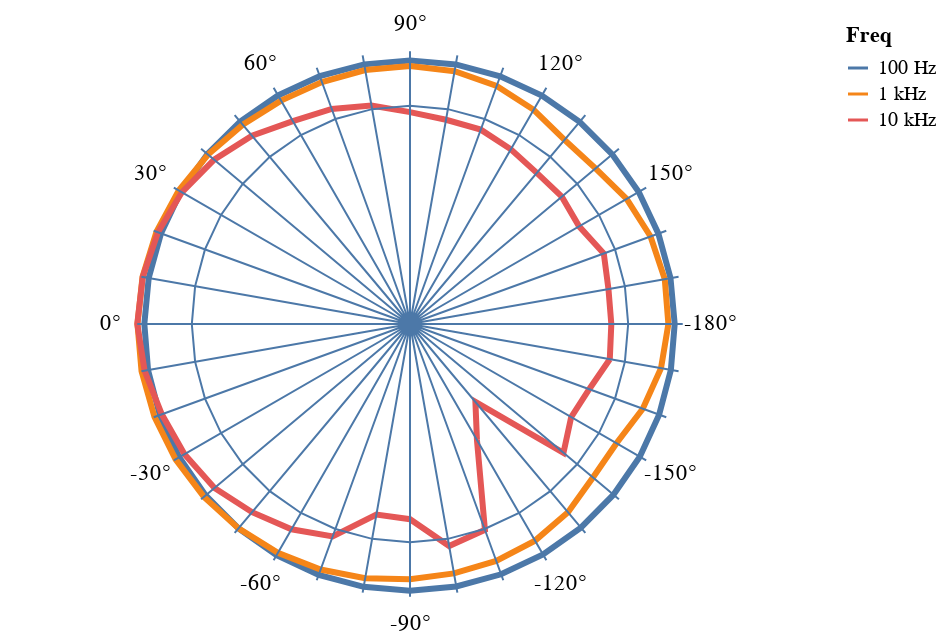

Notebook code cell kept with this figure:
### Code cell
import math
import pandas as pd
import numpy as np

spl = neumann['SPL Horizontal']

radius=0
anglelist = [a for a in range(-180,180,10)]
grid0 = [(radius*math.cos(p*math.pi/180), radius*math.sin(p*math.pi/180)) for p in anglelist]
radius=1
gridC = [(radius*math.cos(p*math.pi/180), radius*math.sin(p*math.pi/180)) for p in anglelist]
gridX = [(g0[0],gC[0]) for (g0, gC) in zip(grid0, gridC)] 
gridX = [s for s2 in gridX for s in s2]
gridY = [(g0[1],gC[1]) for (g0, gC) in zip(grid0, gridC)] 
gridY = [s for s2 in gridY for s in s2]

def build_circle(radius):
    circleC = [radius for i in range(0, len(anglelist)+1)]
    circleX = [circleC[i]*math.cos(anglelist[i]*math.pi/180) for i in range(0,len(anglelist))]
    circleY = [circleC[i]*math.sin(anglelist[i]*math.pi/180) for i in range(0,len(anglelist))]
    circleX.append(circleX[0])
    circleY.append(circleY[0])
    return circleX, circleY

#for g in zip(gridX, gridY):
#    print('line from %d, %d' % g)

splu = neumann['SPL Vertical_unmelted']
# 100hz 47
#  1khz 113
# 10khz 180
def hzname(i):
    if i == 47:
        return '100 Hz'
    elif i == 113:
        return '1 kHz'
    elif i == 180:
        return '10 kHz'
    else:
        return 'error'

def project(gridZ):
    angles = []
    values = {}
    dbs = []
    for a, z in zip(gridZ.index,gridZ):
        angle = 0
        if a != 'On-Axis':
            angle = int(a[:-1])
        angles.append(angle)
        dbs.append(z)

    # map in 2d
    dbsX = [db*math.cos(a*math.pi/180) for a,db in zip(angles, dbs)]
    dbsY = [db*math.sin(a*math.pi/180) for a,db in zip(angles, dbs)]
    # join with first point (-180=180)
    dbsX.append(dbsX[0])
    dbsY.append(dbsY[0])
    # 
    return dbsX, dbsY, [ihz for i in range(0,len(dbsX))]

dbX = []
dbY = []
hzZ = []
for ihz in [47, 113, 180]:
    X, Y, Z = project(splu.loc[ihz][1:])
    # add to global variable
    dbX.append(X)
    dbY.append(Y)
    hzZ.append(Z)

dbmax = max(np.array(dbX).max(), np.array(dbY).max())
dbX = [v2/dbmax for v1 in dbX for v2 in v1]
dbY = [v2/dbmax for v1 in dbY for v2 in v1]
hzZ = [hzname(i2) for i1 in hzZ for i2 in i1]

grid_df = pd.DataFrame({'x': gridX, 'y': gridY })
grid = alt.Chart(grid_df).mark_line(
).encode(
   alt.Latitude('x:Q'), 
   alt.Longitude('y:Q'),
   size=alt.value(1)
).project(
   type='azimuthalEquidistant',
   rotate=[0, 0, 90]   
)

circleX, circleY = build_circle(0.8)
circle_df = pd.DataFrame({'x': circleX, 'y': circleY })
circle = alt.Chart(circle_df).mark_line(
).encode(
   alt.Latitude('x:Q'), 
   alt.Longitude('y:Q'),
   size=alt.value(1)
).project(
   type='azimuthalEquidistant',
   rotate=[0, 0, 90]   
)

def angle2str(a):
    if a % 30 == 0:
        return '{:d}°'.format(a)
    else:
        return ''

textX, textY = build_circle(1.1)
textT = [angle2str(a) for a in anglelist] + ['']
text_df = pd.DataFrame({'x': textX, 'y': textY, 'text': textT })
text = alt.Chart(text_df).mark_text(
).encode(
   alt.Latitude('x:Q'), 
   alt.Longitude('y:Q'),
   text='text:O'
).project(
   type='azimuthalEquidistant',
   rotate=[0, 0, 90]   
)

dbs_df = pd.DataFrame({'x': dbX, 'y': dbY, 'Freq': hzZ })
dbs = alt.Chart(dbs_df).mark_line(
).encode(
   alt.Latitude('x:Q'), 
   alt.Longitude('y:Q'),
   alt.Color('Freq:N', sort=None),
   size=alt.value(3)
).project(
   type='azimuthalEquidistant',
   rotate=[0, 0, 90]   
)

dbs+grid+circle+text

### Figure 1 — Vega-Lite specification as saved in the notebook (floating-point values rounded to 4 significant figures)
{"config": {"view": {"continuousWidth": 400, "continuousHeight": 300}}, "layer": [{"data": {"name": "data-b753f20eb1bc0598d5f9f860665291d8"}, "mark": "line", "encoding": {"color": {"type": "nominal", "field": "Freq", "sort": null}, "latitude": {"field": "x", "type": "quantitative"}, "longitude": {"field": "y", "type": "quantitative"}, "size": {"value": 3}}, "projection": {"rotate": [0, 0, 90], "type": "azimuthalEquidistant"}}, {"data": {"name": "data-7c7aef05102daf61004d9e58850b5b42"}, "mark": "line", "encoding": {"latitude": {"field": "x", "type": "quantitative"}, "longitude": {"field": "y", "type": "quantitative"}, "size": {"value": 1}}, "projection": {"rotate": [0, 0, 90], "type": "azimuthalEquidistant"}}, {"data": {"name": "data-fabb6ce13191712752ba44889226139d"}, "mark": "line", "encoding": {"latitude": {"field": "x", "type": "quantitative"}, "longitude": {"field": "y", "type": "quantitative"}, "size": {"value": 1}}, "projection": {"rotate": [0, 0, 90], "type": "azimuthalEquidistant"}}, {"data": {"name": "data-62c8714fe02494b52fbe86b14c9bbe93"}, "mark": "text", "encoding": {"latitude": {"field": "x", "type": "quantitative"}, "longitude": {"field": "y", "type": "quantitative"}, "text": {"type": "ordinal", "field": "text"}}, "projection": {"rotate": [0, 0, 90], "type": "azimuthalEquidistant"}}], "$schema": "https://vega.github.io/schema/vega-lite/v4.0.2.json", "datasets": {"data-b753f20eb1bc0598d5f9f860665291d8": [{"x": -0.9565, "y": -0.1687, "Freq": "100 Hz"}, {"x": -0.9134, "y": -0.3325, "Freq": "100 Hz"}, {"x": -0.8426, "y": -0.4864, "Freq": "100 Hz"}, {"x": -0.746, "y": -0.6259, "Freq": "100 Hz"}, {"x": -0.6266, "y": -0.7467, "Freq": "100 Hz"}, {"x": -0.4878, "y": -0.845, "Freq": "100 Hz"}, {"x": -0.334, "y": -0.9177, "Freq": "100 Hz"}, {"x": -0.1697, "y": -0.9625, "Freq": "100 Hz"}, {"x": 5.989e-17, "y": -0.978, "Freq": "100 Hz"}, {"x": 0.1699, "y": -0.9636, "Freq": "100 Hz"}, {"x": 0.3347, "y": -0.9197, "Freq": "100 Hz"}, {"x": 0.4894, "y": -0.8476, "Freq": "100 Hz"}, {"x": 0.6289, "y": -0.7495, "Freq": "100 Hz"}, {"x": 0.7492, "y": -0.6286, "Freq": "100 Hz"}, {"x": 0.8463, "y": -0.4886, "Freq": "100 Hz"}, {"x": 0.9174, "y": -0.3339, "Freq": "100 Hz"}, {"x": 0.9604, "y": -0.1694, "Freq": "100 Hz"}, {"x": 0.9741, "y": 0.0, "Freq": "100 Hz"}, {"x": 0.9581, "y": 0.1689, "Freq": "100 Hz"}, {"x": 0.913, "y": 0.3323, "Freq": "100 Hz"}, {"x": 0.8404, "y": 0.4852, "Freq": "100 Hz"}, {"x": 0.7426, "y": 0.6231, "Freq": "100 Hz"}, {"x": 0.6225, "y": 0.7419, "Freq": "100 Hz"}, {"x": 0.4838, "y": 0.838, "Freq": "100 Hz"}, {"x": 0.3307, "y": 0.9087, "Freq": "100 Hz"}, {"x": 0.1679, "y": 0.952, "Freq": "100 Hz"}, {"x": 5.918e-17, "y": 0.9665, "Freq": "100 Hz"}, {"x": -0.1678, "y": 0.9518, "Freq": "100 Hz"}, {"x": -0.3306, "y": 0.9084, "Freq": "100 Hz"}, {"x": -0.4835, "y": 0.8374, "Freq": "100 Hz"}, {"x": -0.6218, "y": 0.7411, "Freq": "100 Hz"}, {"x": -0.7415, "y": 0.6222, "Freq": "100 Hz"}, {"x": -0.8388, "y": 0.4843, "Freq": "100 Hz"}, {"x": -0.9107, "y": 0.3315, "Freq": "100 Hz"}, {"x": -0.9551, "y": 0.1684, "Freq": "100 Hz"}, {"x": -0.9705, "y": 1.189e-16, "Freq": "100 Hz"}, {"x": -0.9565, "y": -0.1687, "Freq": "100 Hz"}, {"x": -0.9203, "y": -0.1623, "Freq": "1 kHz"}, {"x": -0.8535, "y": -0.3106, "Freq": "1 kHz"}, {"x": -0.7572, "y": -0.4371, "Freq": "1 kHz"}, {"x": -0.6708, "y": -0.5628, "Freq": "1 kHz"}, {"x": -0.5794, "y": -0.6904, "Freq": "1 kHz"}, {"x": -0.4586, "y": -0.7943, "Freq": "1 kHz"}, {"x": -0.3161, "y": -0.8684, "Freq": "1 kHz"}, {"x": -0.1612, "y": -0.9143, "Freq": "1 kHz"}, {"x": 5.728e-17, "y": -0.9355, "Freq": "1 kHz"}, {"x": 0.1643, "y": -0.9319, "Freq": "1 kHz"}, {"x": 0.3277, "y": -0.9003, "Freq": "1 kHz"}, {"x": 0.4845, "y": -0.8391, "Freq": "1 kHz"}, {"x": 0.6288, "y": -0.7494, "Freq": "1 kHz"}, {"x": 0.7554, "y": -0.6338, "Freq": "1 kHz"}, {"x": 0.8594, "y": -0.4962, "Freq": "1 kHz"}, {"x": 0.9369, "y": -0.341, "Freq": "1 kHz"}, {"x": 0.9843, "y": -0.1736, "Freq": "1 kHz"}, {"x": 0.9993, "y": 0.0, "Freq": "1 kHz"}, {"x": 0.9808, "y": 0.1729, "Freq": "1 kHz"}, {"x": 0.9295, "y": 0.3383, "Freq": "1 kHz"}, {"x": 0.8478, "y": 0.4895, "Freq": "1 kHz"}, {"x": 0.7404, "y": 0.6212, "Freq": "1 kHz"}, {"x": 0.6133, "y": 0.7308, "Freq": "1 kHz"}, {"x": 0.4729, "y": 0.819, "Freq": "1 kHz"}, {"x": 0.3228, "y": 0.8869, "Freq": "1 kHz"}, {"x": 0.1642, "y": 0.9311, "Freq": "1 kHz"}, {"x": 5.792e-17, "y": 0.9459, "Freq": "1 kHz"}, {"x": -0.1635, "y": 0.9271, "Freq": "1 kHz"}, {"x": -0.3178, "y": 0.8731, "Freq": "1 kHz"}, {"x": -0.4535, "y": 0.7856, "Freq": "1 kHz"}, {"x": -0.5666, "y": 0.6753, "Freq": "1 kHz"}, {"x": -0.6801, "y": 0.5707, "Freq": "1 kHz"}, {"x": -0.7943, "y": 0.4586, "Freq": "1 kHz"}, {"x": -0.882, "y": 0.321, "Freq": "1 kHz"}, {"x": -0.9341, "y": 0.1647, "Freq": "1 kHz"}, {"x": -0.9474, "y": 1.16e-16, "Freq": "1 kHz"}, {"x": -0.9203, "y": -0.1623, "Freq": "1 kHz"}, {"x": -0.7326, "y": -0.1292, "Freq": "10 kHz"}, {"x": -0.6571, "y": -0.2392, "Freq": "10 kHz"}, {"x": -0.5909, "y": -0.3412, "Freq": "10 kHz"}, {"x": -0.5627, "y": -0.4721, "Freq": "10 kHz"}, {"x": -0.2398, "y": -0.2858, "Freq": "10 kHz"}, {"x": -0.2455, "y": -0.4252, "Freq": "10 kHz"}, {"x": -0.2747, "y": -0.7548, "Freq": "10 kHz"}, {"x": -0.1435, "y": -0.8138, "Freq": "10 kHz"}, {"x": 4.382e-17, "y": -0.7156, "Freq": "10 kHz"}, {"x": 0.1232, "y": -0.699, "Freq": "10 kHz"}, {"x": 0.2835, "y": -0.7789, "Freq": "10 kHz"}, {"x": 0.4346, "y": -0.7528, "Freq": "10 kHz"}, {"x": 0.579, "y": -0.6901, "Freq": "10 kHz"}, {"x": 0.7168, "y": -0.6014, "Freq": "10 kHz"}, {"x": 0.8268, "y": -0.4773, "Freq": "10 kHz"}, {"x": 0.91, "y": -0.3312, "Freq": "10 kHz"}, {"x": 0.9732, "y": -0.1716, "Freq": "10 kHz"}, {"x": 1.0, "y": 0.0, "Freq": "10 kHz"}, {"x": 0.9799, "y": 0.1728, "Freq": "10 kHz"}, {"x": 0.924, "y": 0.3363, "Freq": "10 kHz"}, {"x": 0.8365, "y": 0.483, "Freq": "10 kHz"}, {"x": 0.7181, "y": 0.6025, "Freq": "10 kHz"}, {"x": 0.5794, "y": 0.6905, "Freq": "10 kHz"}, {"x": 0.4295, "y": 0.7439, "Freq": "10 kHz"}, {"x": 0.287, "y": 0.7885, "Freq": "10 kHz"}, {"x": 0.1412, "y": 0.8007, "Freq": "10 kHz"}, {"x": 4.757e-17, "y": 0.7768, "Freq": "10 kHz"}, {"x": -0.132, "y": 0.7489, "Freq": "10 kHz"}, {"x": -0.2594, "y": 0.7127, "Freq": "10 kHz"}, {"x": -0.3698, "y": 0.6405, "Freq": "10 kHz"}, {"x": -0.4649, "y": 0.554, "Freq": "10 kHz"}, {"x": -0.5565, "y": 0.467, "Freq": "10 kHz"}, {"x": -0.62, "y": 0.358, "Freq": "10 kHz"}, {"x": -0.7105, "y": 0.2586, "Freq": "10 kHz"}, {"x": -0.7277, "y": 0.1283, "Freq": "10 kHz"}, {"x": -0.7382, "y": 9.04e-17, "Freq": "10 kHz"}, {"x": -0.7326, "y": -0.1292, "Freq": "10 kHz"}], "data-7c7aef05102daf61004d9e58850b5b42": [{"x": -0.0, "y": -0.0}, {"x": -1.0, "y": -1.225e-16}, {"x": -0.0, "y": -0.0}, {"x": -0.9848, "y": -0.1736}, {"x": -0.0, "y": -0.0}, {"x": -0.9397, "y": -0.342}, {"x": -0.0, "y": -0.0}, {"x": -0.866, "y": -0.5}, {"x": -0.0, "y": -0.0}, {"x": -0.766, "y": -0.6428}, {"x": -0.0, "y": -0.0}, {"x": -0.6428, "y": -0.766}, {"x": -0.0, "y": -0.0}, {"x": -0.5, "y": -0.866}, {"x": -0.0, "y": -0.0}, {"x": -0.342, "y": -0.9397}, {"x": -0.0, "y": -0.0}, {"x": -0.1736, "y": -0.9848}, {"x": 0.0, "y": -0.0}, {"x": 6.123e-17, "y": -1.0}, {"x": 0.0, "y": -0.0}, {"x": 0.1736, "y": -0.9848}, {"x": 0.0, "y": -0.0}, {"x": 0.342, "y": -0.9397}, {"x": 0.0, "y": -0.0}, {"x": 0.5, "y": -0.866}, {"x": 0.0, "y": -0.0}, {"x": 0.6428, "y": -0.766}, {"x": 0.0, "y": -0.0}, {"x": 0.766, "y": -0.6428}, {"x": 0.0, "y": -0.0}, {"x": 0.866, "y": -0.5}, {"x": 0.0, "y": -0.0}, {"x": 0.9397, "y": -0.342}, {"x": 0.0, "y": -0.0}, {"x": 0.9848, "y": -0.1736}, {"x": 0.0, "y": 0.0}, {"x": 1.0, "y": 0.0}, {"x": 0.0, "y": 0.0}, {"x": 0.9848, "y": 0.1736}, {"x": 0.0, "y": 0.0}, {"x": 0.9397, "y": 0.342}, {"x": 0.0, "y": 0.0}, {"x": 0.866, "y": 0.5}, {"x": 0.0, "y": 0.0}, {"x": 0.766, "y": 0.6428}, {"x": 0.0, "y": 0.0}, {"x": 0.6428, "y": 0.766}, {"x": 0.0, "y": 0.0}, {"x": 0.5, "y": 0.866}, {"x": 0.0, "y": 0.0}, {"x": 0.342, "y": 0.9397}, {"x": 0.0, "y": 0.0}, {"x": 0.1736, "y": 0.9848}, {"x": 0.0, "y": 0.0}, {"x": 6.123e-17, "y": 1.0}, {"x": -0.0, "y": 0.0}, {"x": -0.1736, "y": 0.9848}, {"x": -0.0, "y": 0.0}, {"x": -0.342, "y": 0.9397}, {"x": -0.0, "y": 0.0}, {"x": -0.5, "y": 0.866}, {"x": -0.0, "y": 0.0}, {"x": -0.6428, "y": 0.766}, {"x": -0.0, "y": 0.0}, {"x": -0.766, "y": 0.6428}, {"x": -0.0, "y": 0.0}, {"x": -0.866, "y": 0.5}, {"x": -0.0, "y": 0.0}, {"x": -0.9397, "y": 0.342}, {"x": -0.0, "y": 0.0}, {"x": -0.9848, "y": 0.1736}], "data-fabb6ce13191712752ba44889226139d": [{"x": -0.8, "y": -9.797e-17}, {"x": -0.7878, "y": -0.1389}, {"x": -0.7518, "y": -0.2736}, {"x": -0.6928, "y": -0.4}, {"x": -0.6128, "y": -0.5142}, {"x": -0.5142, "y": -0.6128}, {"x": -0.4, "y": -0.6928}, {"x": -0.2736, "y": -0.7518}, {"x": -0.1389, "y": -0.7878}, {"x": 4.899e-17, "y": -0.8}, {"x": 0.1389, "y": -0.7878}, {"x": 0.2736, "y": -0.7518}, {"x": 0.4, "y": -0.6928}, {"x": 0.5142, "y": -0.6128}, {"x": 0.6128, "y": -0.5142}, {"x": 0.6928, "y": -0.4}, {"x": 0.7518, "y": -0.2736}, {"x": 0.7878, "y": -0.1389}, {"x": 0.8, "y": 0.0}, {"x": 0.7878, "y": 0.1389}, {"x": 0.7518, "y": 0.2736}, {"x": 0.6928, "y": 0.4}, {"x": 0.6128, "y": 0.5142}, {"x": 0.5142, "y": 0.6128}, {"x": 0.4, "y": 0.6928}, {"x": 0.2736, "y": 0.7518}, {"x": 0.1389, "y": 0.7878}, {"x": 4.899e-17, "y": 0.8}, {"x": -0.1389, "y": 0.7878}, {"x": -0.2736, "y": 0.7518}, {"x": -0.4, "y": 0.6928}, {"x": -0.5142, "y": 0.6128}, {"x": -0.6128, "y": 0.5142}, {"x": -0.6928, "y": 0.4}, {"x": -0.7518, "y": 0.2736}, {"x": -0.7878, "y": 0.1389}, {"x": -0.8, "y": -9.797e-17}], "data-62c8714fe02494b52fbe86b14c9bbe93": [{"x": -1.1, "y": -1.347e-16, "text": "-180°"}, {"x": -1.083, "y": -0.191, "text": ""}, {"x": -1.034, "y": -0.3762, "text": ""}, {"x": -0.9526, "y": -0.55, "text": "-150°"}, {"x": -0.8426, "y": -0.7071, "text": ""}, {"x": -0.7071, "y": -0.8426, "text": ""}, {"x": -0.55, "y": -0.9526, "text": "-120°"}, {"x": -0.3762, "y": -1.034, "text": ""}, {"x": -0.191, "y": -1.083, "text": ""}, {"x": 6.736e-17, "y": -1.1, "text": "-90°"}, {"x": 0.191, "y": -1.083, "text": ""}, {"x": 0.3762, "y": -1.034, "text": ""}, {"x": 0.55, "y": -0.9526, "text": "-60°"}, {"x": 0.7071, "y": -0.8426, "text": ""}, {"x": 0.8426, "y": -0.7071, "text": ""}, {"x": 0.9526, "y": -0.55, "text": "-30°"}, {"x": 1.034, "y": -0.3762, "text": ""}, {"x": 1.083, "y": -0.191, "text": ""}, {"x": 1.1, "y": 0.0, "text": "0°"}, {"x": 1.083, "y": 0.191, "text": ""}, {"x": 1.034, "y": 0.3762, "text": ""}, {"x": 0.9526, "y": 0.55, "text": "30°"}, {"x": 0.8426, "y": 0.7071, "text": ""}, {"x": 0.7071, "y": 0.8426, "text": ""}, {"x": 0.55, "y": 0.9526, "text": "60°"}, {"x": 0.3762, "y": 1.034, "text": ""}, {"x": 0.191, "y": 1.083, "text": ""}, {"x": 6.736e-17, "y": 1.1, "text": "90°"}, {"x": -0.191, "y": 1.083, "text": ""}, {"x": -0.3762, "y": 1.034, "text": ""}, {"x": -0.55, "y": 0.9526, "text": "120°"}, {"x": -0.7071, "y": 0.8426, "text": ""}, {"x": -0.8426, "y": 0.7071, "text": ""}, {"x": -0.9526, "y": 0.55, "text": "150°"}, {"x": -1.034, "y": 0.3762, "text": ""}, {"x": -1.083, "y": 0.191, "text": ""}, {"x": -1.1, "y": -1.347e-16, "text": ""}]}}
